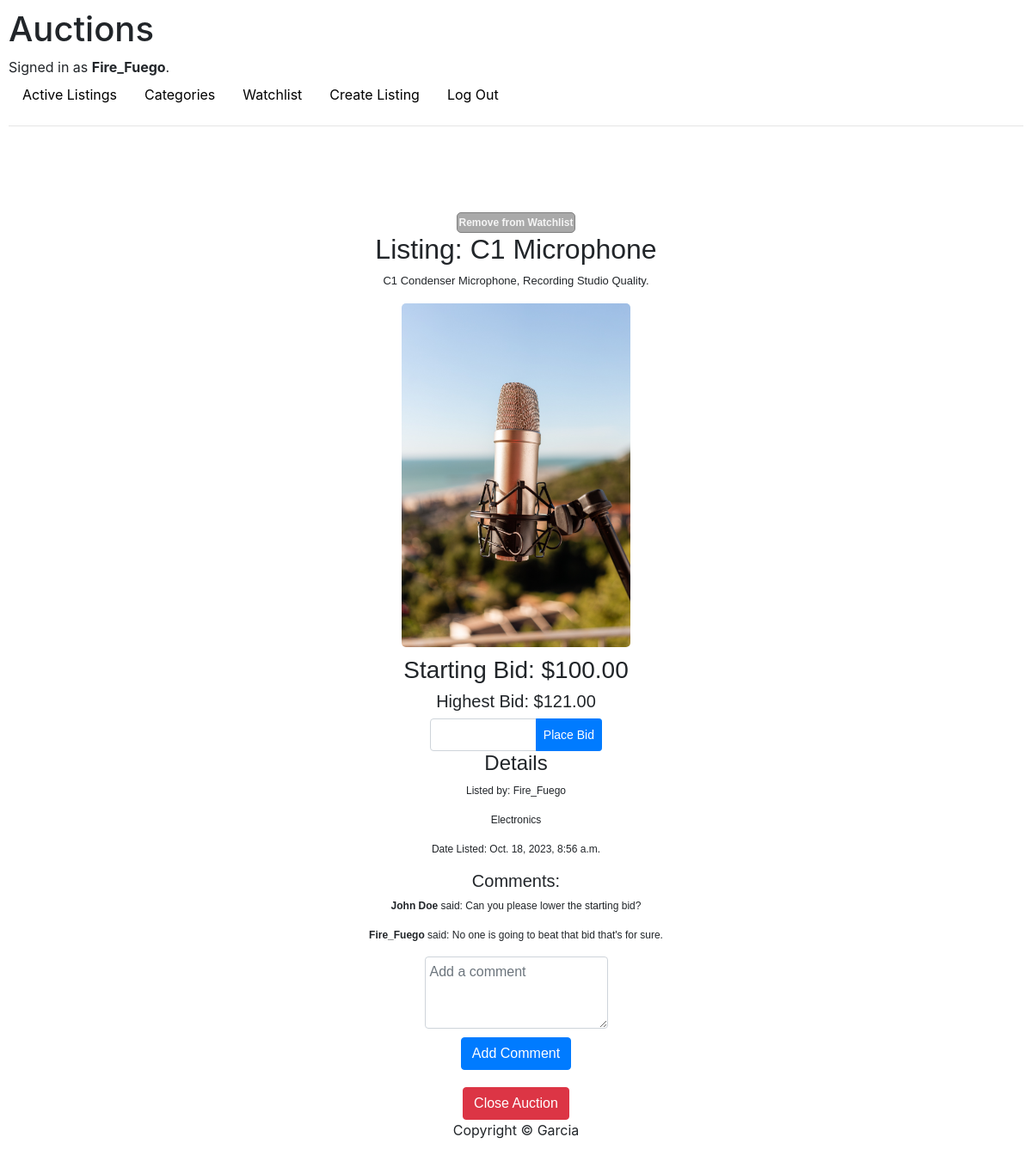
The app's page /listing_page/6 (signed in) with its own data.
### auctions/models.py (models this page shows, shortened)
class User(AbstractUser):
    pass

class Listings(models.Model):
    title = models.CharField(max_length=64)
    description = models.TextField(max_length=500)
    starting_bid = models.DecimalField(max_digits=10, decimal_places=2)
    date = models.DateTimeField()
    user = models.ForeignKey(User,on_delete=models.CASCADE)
    image_urls = models.URLField(max_length=500, blank=True, default="")
    category = models.ManyToManyField(Category)
    images = models.ImageField(upload_to='listings/images/', blank=True, null=True)
    closed = models.BooleanField(default=False)

class Bid(models.Model):
    listing = models.ForeignKey('Listings', on_delete=models.CASCADE)
    user = models.ForeignKey(User, on_delete=models.CASCADE)
    amount = models.DecimalField(max_digits=10, decimal_places=2)

class Category(models.Model):
    name = models.CharField(max_length=64)
    def __str__(self) -> str:
        return f"{self.name}"

class Comment(models.Model):
    user = models.ForeignKey(User, on_delete=models.CASCADE)
    listing = models.ForeignKey(Listings, on_delete=models.CASCADE)
    content = models.TextField()
    timestamp = models.DateTimeField(auto_now_add=True)

### auctions/views.py (the view, shortened to what this page needs)
# urls.py: path("listing_page/<int:listing_id>", views.listing_page, name="listing_page"),
@login_required
def listing_page(request, listing_id):
    listing = get_object_or_404(Listings, pk=listing_id)
    user_watchlist, created = Watchlist.objects.get_or_create(user=request.user)
    is_in_watchlist = False
    button_text = "Add to Watchlist"
    if listing in user_watchlist.listings.all():
        is_in_watchlist = True
        button_text = "Remove from Watchlist"
    current_bid = Bid.objects.filter(listing=listing).order_by('-amount').first()
    bid_form = BidForm(request.POST or None)
    comments = Comment.objects.filter(listing=listing)
    comment_form = CommentForm(request.POST or None)
    return render(request, "auctions/listing_page.html", {
        "listing": listing,
        "is_in_watchlist": is_in_watchlist,
        "button_text": button_text,  # Added button_text
        "current_bid": current_bid,
        "bid_form": bid_form,
        "comments": comments,
        "comment_form": comment_form,
    })

### auctions/forms.py
class BidForm(forms.Form):
    amount = forms.DecimalField(
        label='Bid Amount',
        max_digits=10,
        decimal_places=2,
        min_value=0.01  # Adjust the minimum bid amount as needed
    )

class CommentForm(forms.ModelForm):
    class Meta:
        model = Comment
        fields = ['content']

### auctions/templates/auctions/listing_page.html (shortened to what this page needs)
{% extends "auctions/layout.html" %}
{% block body %}
<div class="body-listing text">
    {% if user.is_authenticated %}
        {% if is_in_watchlist %}
            <a href="{% url 'remove_from_watchlist' listing.id %}" class="emoji-link">Remove from Watchlist</a>
        {% else %}
            <a href="{% url 'add_to_watchlist' listing.id %}" class="emoji-link">Watchlist</a>
        {% endif %}
    {% endif %}
    <h2>Listing: {{ listing.title }}</h2>
    <p>{{ listing.description }}</p>
    <div class="listing-details">
        <img src="{{ listing.images.url }}" alt="{{ listing.title }}" class="listing-image" style="max-width: 600px; max-height: 400px; margin-bottom: 10px; border-radius: 5px;">
        <h3>Starting Bid: ${{ listing.starting_bid }}</h3>
        <h5>Highest Bid: ${{ current_bid.amount|default_if_none:"No bids" }}</h5>
        <form method="post" action="{% url 'place_bid' listing.id %}?listing_id={{ listing.id }}">
            <div class="d-flex init">
                <div class="input-group custom-width">
                    <input class="form-control" type="number" name="amount" id="bid_amount" required>
                    <div class="input-group-append">
                        <button type="submit" class="btn btn-primary btn-sm">Place Bid</button>
                    </div>
                </div>
            </div>
        </form>
        <div class="details">
            <h4>Details</h4>
            <p>Listed by: {{ listing.user.username }}</p>
            <p>
                {% for cat in listing.category.all %}
                    {{ cat }}{% if not forloop.last %}, {% endif %}
                {% endfor %}
            </p>
            <p>Date Listed: {{ listing.date }}</p>
        </div>
    </div>
    <div class="comments">
        <h5>Comments:</h5>
        <div class="com">
            {% for comment in comments %}
                <p><strong>{{ comment.user.username }}</strong> said: {{ comment.content }}</p>
            {% endfor %}
        </div>
    </div>
    <div class="comment-form">
        <form method="post" action="{% url 'listing_page' listing.id %}">
            <div class="comment-input-container">
                <textarea name="content" rows="3" placeholder="Add a comment" class="form-control" id="floatingTextarea"></textarea>
                <button type="submit" class="btn init btn-primary">Add Comment</button>
            </div>
        </form>
    </div>
    {% if user.is_authenticated %}
        {% if user == listing.user and not listing.closed %}
            <form method="post" action="{% url 'close_auction' listing.id %}">
                <button class="btn btn-danger" type="submit" style="margin-top: 20px;">Close Auction</button>
            </form>
        {% endif %}
    {% endif %}
</div>
{% endblock %}

### auctions/templates/auctions/layout.html (shortened to what this page needs)
{% load static %}
<!DOCTYPE html>
<html lang="en">
    <head>
        <link rel="stylesheet" href="https://stackpath.bootstrapcdn.com/bootstrap/4.4.1/css/bootstrap.min.css">
        <link href="{% static 'auctions/styles.css' %}" rel="stylesheet">
    </head>
    <body>
        <h1>Auctions</h1>
        <div>
            {% if user.is_authenticated %}
                Signed in as <strong>{{ user.username }}</strong>.
            {% else %}
                Not signed in.
            {% endif %}
        </div>
        <ul class="nav">
            <li class="nav-item">
                <a class="nav-link" href="{% url 'index' %}">Active Listings</a>
            </li>
            {% if user.is_authenticated %}
                <li class="nav-item">
                    <a class="nav-link" href="{% url 'categories' %}">Categories</a>
                </li>
                <li class="nav-item">
                    <a class="nav-link" href="{% url 'watchlist' %}">Watchlist</a>
                </li>
                <li class="nav-item">
                    <a class="nav-link" href="{% url 'create_listing' %}">Create Listing</a>
                </li>
                <li class="nav-item">
                    <a class="nav-link" href="{% url 'logout' %}">Log Out</a>
                </li>
            {% endif %}
        </ul>
        <hr>
        {% block body %}
        {% endblock %}
        <footer style="text-align: center;"> Copyright &copy; Garcia</footer>
    </body>
</html>

### auctions/static/auctions/styles.css (style rules this page uses)
body { padding: 10px; }
.text { font-size: 13px; font-family: sans-serif; margin-top: 100px; }
a, a:hover { text-decoration: none; color: #000; }
.body-listing { display: flex; flex-direction: column; justify-content: center; align-items: center; text-align: center; }
.emoji-link { font-size: 12px; font-weight: bold; border: 1px solid grey; border-radius: 5px; padding: 2px; background-color: darkgrey; color: whitesmoke; }
.comment-input-container { display: flex; flex-direction: column; align-items: center; }
.comment-input-container textarea { width: 100%; padding: 5px; margin-bottom: 10px; box-sizing: border-box; resize: vertical; }
.custom-width { width: 200px; margin: 0 auto; }
.details, .com { font-size: 12px; }

### records on screen
User: username "Fire_Fuego"
Listings: title "C1 Microphone", description "C1 Condenser Microphone, Recording Studio Quality.", images (picture), starting_bid "100.00", user.username "Fire_Fuego", date "Oct. 18, 2023, 8:56 a.m."
Bid: amount "121.00"
Category: name "Electronics"
Comment: user.username "John Doe", content "Can you please lower the starting bid?"
Comment: user.username "Fire_Fuego", content "No one is going to beat that bid that's for sure."
